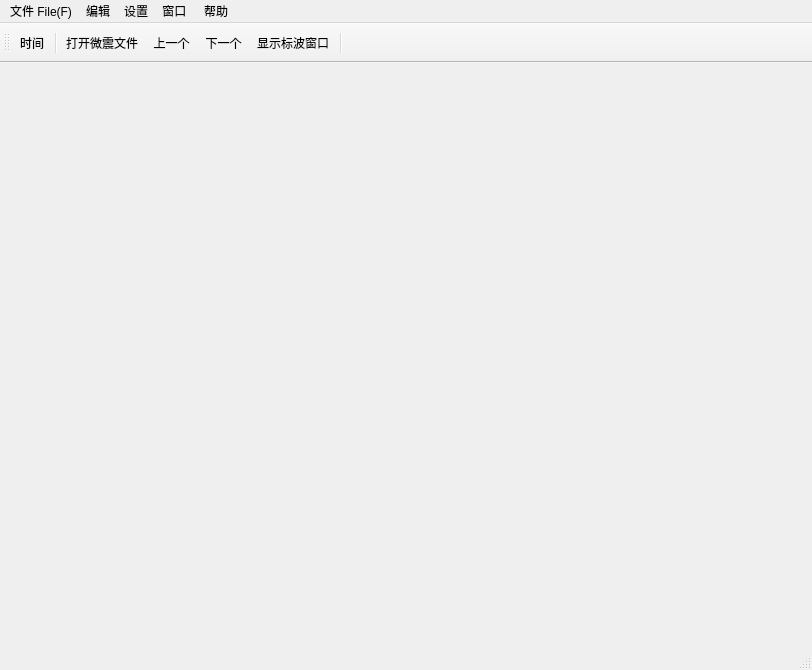
<?xml version="1.0" encoding="UTF-8"?>
<ui version="4.0">
 <class>MainWindow</class>
 <widget class="QMainWindow" name="MainWindow">
  <property name="geometry">
   <rect>
    <x>0</x>
    <y>0</y>
    <width>812</width>
    <height>670</height>
   </rect>
  </property>
  <property name="windowTitle">
   <string>MainWindow</string>
  </property>
  <widget class="QWidget" name="centralwidget"/>
  <widget class="QMenuBar" name="menubar">
   <property name="geometry">
    <rect>
     <x>0</x>
     <y>0</y>
     <width>812</width>
     <height>23</height>
    </rect>
   </property>
   <widget class="QMenu" name="menu_File">
    <property name="title">
     <string>文件 File(F)</string>
    </property>
    <addaction name="actionopen_seismograms"/>
    <addaction name="actionopen_mining_map"/>
    <addaction name="actionprint"/>
    <addaction name="actionclose"/>
    <addaction name="actionexit"/>
   </widget>
   <widget class="QMenu" name="menuHelp">
    <property name="title">
     <string>帮助</string>
    </property>
    <addaction name="actionabout"/>
    <addaction name="actionhelp"/>
   </widget>
   <widget class="QMenu" name="menu_Options">
    <property name="title">
     <string>设置</string>
    </property>
    <addaction name="actiontime"/>
    <addaction name="actionpara"/>
    <addaction name="actionlocate_way"/>
    <addaction name="action_3"/>
    <addaction name="actionfolder"/>
    <addaction name="actioncad"/>
   </widget>
   <widget class="QMenu" name="menu_Window">
    <property name="title">
     <string>窗口 </string>
    </property>
    <addaction name="actionlast_seismograms"/>
    <addaction name="actionnext_seismograms"/>
    <addaction name="actionReset"/>
    <addaction name="actionside_by_side"/>
   </widget>
   <widget class="QMenu" name="edit">
    <property name="title">
     <string>编辑</string>
    </property>
    <addaction name="actionundo"/>
    <addaction name="actionredo"/>
   </widget>
   <addaction name="menu_File"/>
   <addaction name="edit"/>
   <addaction name="menu_Options"/>
   <addaction name="menu_Window"/>
   <addaction name="menuHelp"/>
  </widget>
  <widget class="QStatusBar" name="statusbar"/>
  <widget class="QToolBar" name="toolBar">
   <property name="sizePolicy">
    <sizepolicy hsizetype="Preferred" vsizetype="Fixed">
     <horstretch>0</horstretch>
     <verstretch>0</verstretch>
    </sizepolicy>
   </property>
   <property name="minimumSize">
    <size>
     <width>0</width>
     <height>40</height>
    </size>
   </property>
   <property name="windowTitle">
    <string>toolBar</string>
   </property>
   <attribute name="toolBarArea">
    <enum>TopToolBarArea</enum>
   </attribute>
   <attribute name="toolBarBreak">
    <bool>false</bool>
   </attribute>
   <addaction name="actiontime"/>
   <addaction name="separator"/>
   <addaction name="actionopen_seismograms"/>
   <addaction name="actionlast_seismograms"/>
   <addaction name="actionnext_seismograms"/>
   <addaction name="actionReset"/>
   <addaction name="separator"/>
  </widget>
  <action name="actionopen_seismograms">
   <property name="text">
    <string>打开微震文件</string>
   </property>
   <property name="toolTip">
    <string>打开解析W震动文件，并以波形显示</string>
   </property>
  </action>
  <action name="actionlast_seismograms">
   <property name="text">
    <string>上一个</string>
   </property>
   <property name="toolTip">
    <string>W震动文件的切换，切换至上一文件</string>
   </property>
  </action>
  <action name="actionnext_seismograms">
   <property name="text">
    <string>下一个</string>
   </property>
   <property name="toolTip">
    <string>W震动文件的切换，切换至下一文件</string>
   </property>
  </action>
  <action name="actionopen_mining_map">
   <property name="text">
    <string>打开矿图文件</string>
   </property>
   <property name="toolTip">
    <string>打开CAD文件</string>
   </property>
  </action>
  <action name="actionclose">
   <property name="text">
    <string>关闭</string>
   </property>
   <property name="toolTip">
    <string>关闭所有图形显示区所有窗口</string>
   </property>
  </action>
  <action name="actionexit">
   <property name="text">
    <string>退出</string>
   </property>
   <property name="toolTip">
    <string>退出本软件</string>
   </property>
  </action>
  <action name="actionreset">
   <property name="text">
    <string>reset</string>
   </property>
  </action>
  <action name="actionside_by_side">
   <property name="text">
    <string>隐藏标波窗口</string>
   </property>
  </action>
  <action name="actionstack">
   <property name="text">
    <string>层叠显示窗口</string>
   </property>
  </action>
  <action name="actionMinimize">
   <property name="text">
    <string>窗口最小化</string>
   </property>
  </action>
  <action name="actionReset">
   <property name="text">
    <string>显示标波窗口</string>
   </property>
  </action>
  <action name="actionsave">
   <property name="text">
    <string>Save</string>
   </property>
  </action>
  <action name="actionPp">
   <property name="text">
    <string>Pp</string>
   </property>
  </action>
  <action name="actionPk">
   <property name="text">
    <string>Pk</string>
   </property>
  </action>
  <action name="actionSp">
   <property name="text">
    <string>Sp</string>
   </property>
  </action>
  <action name="actionSk">
   <property name="text">
    <string>Sk</string>
   </property>
  </action>
  <action name="actioncancel">
   <property name="text">
    <string>Cancel</string>
   </property>
  </action>
  <action name="actionZn">
   <property name="text">
    <string>Zn</string>
   </property>
  </action>
  <action name="actionDelete">
   <property name="text">
    <string>Delete</string>
   </property>
  </action>
  <action name="actionSY">
   <property name="text">
    <string>SY+</string>
   </property>
  </action>
  <action name="actionSY_2">
   <property name="text">
    <string>SY-</string>
   </property>
  </action>
  <action name="actionASY">
   <property name="text">
    <string>ASY</string>
   </property>
  </action>
  <action name="actionX">
   <property name="text">
    <string>X+</string>
   </property>
  </action>
  <action name="actionX_2">
   <property name="text">
    <string>X-</string>
   </property>
  </action>
  <action name="actionY">
   <property name="text">
    <string>Y+</string>
   </property>
  </action>
  <action name="actionY_2">
   <property name="text">
    <string>Y-</string>
   </property>
  </action>
  <action name="actionSP">
   <property name="text">
    <string>SP</string>
   </property>
  </action>
  <action name="actionKX">
   <property name="text">
    <string>KX</string>
   </property>
  </action>
  <action name="actionKY">
   <property name="text">
    <string>KY</string>
   </property>
  </action>
  <action name="actionKYY">
   <property name="text">
    <string>KYY</string>
   </property>
  </action>
  <action name="action">
   <property name="text">
    <string>+</string>
   </property>
  </action>
  <action name="action_2">
   <property name="text">
    <string>-</string>
   </property>
  </action>
  <action name="actionPwave_filt">
   <property name="text">
    <string>P波标记筛选</string>
   </property>
  </action>
  <action name="actionPwave_cut">
   <property name="text">
    <string>P波标记截取</string>
   </property>
  </action>
  <action name="actionSwave_filt">
   <property name="text">
    <string>S波标记筛选</string>
   </property>
  </action>
  <action name="actionSwave_cut">
   <property name="text">
    <string>S波标记截取</string>
   </property>
  </action>
  <action name="actionShow_Hide">
   <property name="text">
    <string>Show/Hide</string>
   </property>
  </action>
  <action name="actionCancel">
   <property name="text">
    <string>Cancel</string>
   </property>
  </action>
  <action name="actionSave">
   <property name="text">
    <string>Save</string>
   </property>
  </action>
  <action name="actionDelete_2">
   <property name="text">
    <string>Delete</string>
   </property>
  </action>
  <action name="actionprint">
   <property name="text">
    <string>打印</string>
   </property>
   <property name="toolTip">
    <string>打印当前页面</string>
   </property>
  </action>
  <action name="actionauto_sign_wave">
   <property name="text">
    <string>自动标波</string>
   </property>
  </action>
  <action name="actionwaveform_chara">
   <property name="text">
    <string>波形属性</string>
   </property>
  </action>
  <action name="actionwaveform_zoom">
   <property name="text">
    <string>波形缩放工具箱</string>
   </property>
  </action>
  <action name="actionwindow_switch">
   <property name="text">
    <string>窗口切换工具箱</string>
   </property>
  </action>
  <action name="actionsign_wave_tool">
   <property name="text">
    <string>标波工具箱</string>
   </property>
  </action>
  <action name="actionlocate_tool">
   <property name="text">
    <string>定位工具箱</string>
   </property>
  </action>
  <action name="actionpara">
   <property name="text">
    <string>传感器</string>
   </property>
  </action>
  <action name="actionlocate_way">
   <property name="text">
    <string>定位算法</string>
   </property>
  </action>
  <action name="actionmin_algorithm">
   <property name="text">
    <string>最小算法</string>
   </property>
  </action>
  <action name="actioninit_para">
   <property name="text">
    <string>初始参数</string>
   </property>
  </action>
  <action name="actiondimension_set">
   <property name="text">
    <string>维数设置</string>
   </property>
  </action>
  <action name="actionpara_set">
   <property name="text">
    <string>参数设置</string>
   </property>
  </action>
  <action name="actionshow_set">
   <property name="text">
    <string>显示设置</string>
   </property>
  </action>
  <action name="actionsign_result">
   <property name="text">
    <string>波形标记结果</string>
   </property>
  </action>
  <action name="actioncalculate">
   <property name="text">
    <string>手动计算</string>
   </property>
  </action>
  <action name="actionamplitude_calculate">
   <property name="text">
    <string>自动以振幅计算</string>
   </property>
  </action>
  <action name="actionintegral_calculate">
   <property name="text">
    <string>自动以积分计算</string>
   </property>
  </action>
  <action name="actionundo">
   <property name="text">
    <string>撤销</string>
   </property>
  </action>
  <action name="actionredo">
   <property name="text">
    <string>恢复</string>
   </property>
  </action>
  <action name="actiontime">
   <property name="text">
    <string>时间</string>
   </property>
  </action>
  <action name="actionfolder">
   <property name="text">
    <string>微震波形文件夹</string>
   </property>
  </action>
  <action name="actioncad">
   <property name="text">
    <string>CAD文件路径</string>
   </property>
  </action>
  <action name="action_3">
   <property name="text">
    <string>微震事件显示</string>
   </property>
  </action>
  <action name="actionabout">
   <property name="text">
    <string>关于</string>
   </property>
  </action>
  <action name="actionhelp">
   <property name="text">
    <string>使用帮助</string>
   </property>
  </action>
 </widget>
 <resources/>
 <connections/>
</ui>
